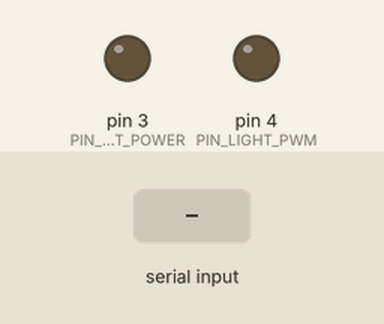
Simulated run of this sketch. Board: Arduino Nano, built with avr-gcc and run on an emulated ATmega328P. On the bench: output pins drawn as LEDs (lit = HIGH). The inputs (shaded band) are chosen by the test bench. What the sketch prints to the serial monitor is not drawn.

Above: at 1.2 s.
1.3 s: "a" received over Serial
At 2.4 s:
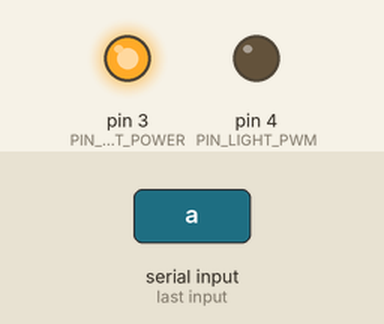
2.8 s: "p" received over Serial
At 4.0 s:
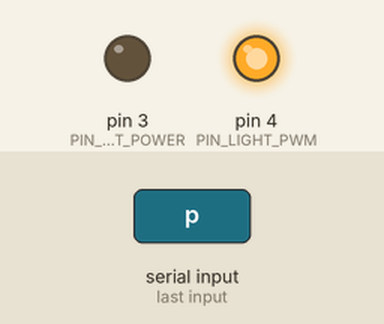
4.3 s: "r" received over Serial
At 5.3 s:
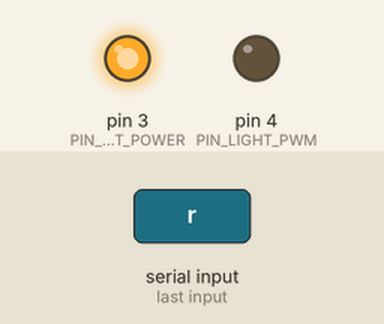
Timing chart, 0 to 7.3 s (numbered marks = the images above; inputs shaded):
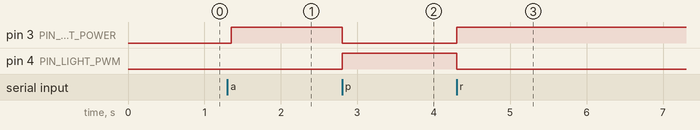

Measured:
- after the input at 1.3 s, pin 3 (PIN_LIGHT_POWER): LOW → HIGH after 0.05 s
- after the input at 2.8 s, pin 3 (PIN_LIGHT_POWER): HIGH → LOW at once; pin 4 (PIN_LIGHT_PWM): LOW → HIGH at once
- after the input at 4.3 s, pin 3 (PIN_LIGHT_POWER): LOW → HIGH at once; pin 4 (PIN_LIGHT_PWM): HIGH → LOW at once

The sketch:

LightControllerTest.ino
```cpp
#include <Arduino.h>

#include "LightController.h"

namespace {

LightController light;
uint32_t lastPrintMs = 0;

void printState() {
  Serial.print(F("autoMode="));
  Serial.print(light.isAutoMode() ? F("ON") : F("OFF"));
  Serial.print(F(", brightness="));
  Serial.print(light.getCurrentBrightness());
  Serial.print(F(", powerOn="));
  Serial.print(light.isPowerOn() ? F("ON") : F("OFF"));
  Serial.print(F(", hardPowerOff="));
  Serial.println(light.isHardPowerOffActive() ? F("ON") : F("OFF"));
}

void handleSerialCommand() {
  if (!Serial.available()) {
    return;
  }

  const char command = static_cast<char>(Serial.read());
  if (command == 'a') {
    light.setAutoMode(true);
    light.startArduinoDimJob(100, 5000UL);
  } else if (command == 'h') {
    light.setAutoMode(false);
  } else if (command == '1') {
    light.applyManualOnOff(true);
  } else if (command == '0') {
    light.applyManualOnOff(false);
  } else if (command == 'b') {
    light.applyManualBrightness(25);
  } else if (command == 'n') {
    light.applyManualBrightness(75);
  } else if (command == 'd') {
    light.startHADimJob(100, 10000UL);
  } else if (command == 'x') {
    light.startHADimJob(0, 10000UL);
  } else if (command == 'p') {
    light.applyHardPowerOff(true);
  } else if (command == 'r') {
    light.applyHardPowerOff(false);
  }

  printState();
}

}  // namespace

void setup() {
  Serial.begin(115200);
  while (!Serial && millis() < 4000) {
  }

  light.begin();
  light.setAutoMode(false);

  Serial.println(F("LightControllerTest ready."));
  Serial.println(F("Commands: a=auto mode+auto ramp, h=HA mode, 1=on, 0=off, b=25%, n=75%, d=HA ramp up, x=HA ramp down, p=hard power off, r=release hard power off"));
  printState();
}

void loop() {
  const uint32_t nowMs = millis();
  light.update(nowMs);
  handleSerialCommand();

  if (nowMs - lastPrintMs >= 1000UL) {
    lastPrintMs = nowMs;
    printState();
  }
}
```

LightController.cpp
```cpp
#include "LightController.h"

#include "Config.h"

namespace {

uint8_t clampPercent(uint8_t value) {
  return value > 100 ? 100 : value;
}

}  // namespace

void LightController::begin() {
  pinMode(PIN_LIGHT_PWM, OUTPUT);
  pinMode(PIN_LIGHT_POWER, OUTPUT);

  currentBrightnessPercent_ = 0;
  lastNonZeroBrightnessPercent_ = 100;
  hardPowerOffActive_ = false;

  activeDimJob_.active = false;
  applyOutput();
}

void LightController::update(uint32_t nowMs) {
  if (activeDimJob_.active) {
    if (activeDimJob_.durationMs == 0) {
      setBrightnessInternal(activeDimJob_.targetPercent);
      stopDimJob();
    } else {
      const uint32_t elapsed = nowMs - activeDimJob_.startMs;
      if (elapsed >= activeDimJob_.durationMs) {
        setBrightnessInternal(activeDimJob_.targetPercent);
        stopDimJob();
      } else {
        const float progress = static_cast<float>(elapsed) / static_cast<float>(activeDimJob_.durationMs);
        const int16_t start = activeDimJob_.startPercent;
        const int16_t delta = static_cast<int16_t>(activeDimJob_.targetPercent) - start;
        const int16_t interpolated = static_cast<int16_t>(start + (delta * progress));
        setBrightnessInternal(static_cast<uint8_t>(constrain(interpolated, 0, 100)));
      }
    }
  }

  applyOutput();
}

void LightController::setAutoMode(bool enabled) {
  if (lightAutoMode_ == enabled) {
    return;
  }

  lightAutoMode_ = enabled;
  stopDimJob();
}

bool LightController::isAutoMode() const {
  return lightAutoMode_;
}

void LightController::applyManualBrightness(uint8_t percent) {
  const uint8_t clamped = clampPercent(percent);
  setBrightnessInternal(clamped);
  stopDimJob();
  applyOutput();
}

void LightController::applyManualOnOff(bool on) {
  if (lightAutoMode_) {
    // In Arduino auto mode, HA ON/OFF commands are ignored by design.
    return;
  }

  if (on) {
    const uint8_t resumePercent = (currentBrightnessPercent_ > 0) ? currentBrightnessPercent_ : lastNonZeroBrightnessPercent_;
    applyManualBrightness(resumePercent);
  } else {
    applyManualBrightness(0);
  }
}

void LightController::applyHardPowerOff(bool off) {
  hardPowerOffActive_ = off;
  applyOutput();
}

void LightController::startArduinoDimJob(uint8_t targetPercent, uint32_t durationMs) {
  if (!lightAutoMode_) {
    // Arduino schedule is inactive while HA is control source.
    return;
  }

  startDimJob(ARDUINO_AUTO_SOURCE, targetPercent, durationMs);
}

void LightController::startHADimJob(uint8_t targetPercent, uint32_t durationMs) {
  if (lightAutoMode_) {
    // HA dim jobs are ignored while Arduino auto schedule is active.
    return;
  }

  startDimJob(HA_CONTROL_SOURCE, targetPercent, durationMs);
}

uint8_t LightController::getCurrentBrightness() const {
  return currentBrightnessPercent_;
}

bool LightController::isPowerOn() const {
  return !hardPowerOffActive_ && currentBrightnessPercent_ > 0;
}

bool LightController::isHardPowerOffActive() const {
  return hardPowerOffActive_;
}

uint8_t LightController::brightnessToPwm(uint8_t percent) const {
  if (percent == 0) {
    return PWM_SIGNAL_OFF;
  }

  const long mapped = map(percent, 1, 100, PWM_DARKEST_STABLE, PWM_FULL_ON);
  return static_cast<uint8_t>(constrain(mapped, PWM_FULL_ON, PWM_DARKEST_STABLE));
}

void LightController::setBrightnessInternal(uint8_t percent) {
  const uint8_t clamped = clampPercent(percent);
  currentBrightnessPercent_ = clamped;
  if (clamped > 0) {
    lastNonZeroBrightnessPercent_ = clamped;
  }
}

void LightController::startDimJob(LightControlSource source, uint8_t targetPercent, uint32_t durationMs) {
  const uint8_t clamped = clampPercent(targetPercent);

  activeDimJob_.active = true;
  activeDimJob_.source = source;
  activeDimJob_.startPercent = currentBrightnessPercent_;
  activeDimJob_.targetPercent = clamped;
  activeDimJob_.startMs = millis();
  activeDimJob_.durationMs = durationMs;
}

void LightController::stopDimJob() {
  activeDimJob_.active = false;
}

void LightController::applyOutput() {
  const bool powerOn = !hardPowerOffActive_ && currentBrightnessPercent_ > 0;
  const uint8_t targetPwm = powerOn ? brightnessToPwm(currentBrightnessPercent_) : PWM_SIGNAL_OFF;

  const bool powerPinState = powerOn;
  if (powerPinState != lastAppliedPowerPin_) {
    digitalWrite(PIN_LIGHT_POWER, powerPinState ? HIGH : LOW);
    lastAppliedPowerPin_ = powerPinState;
  }

  if (targetPwm != lastAppliedPwm_) {
    analogWrite(PIN_LIGHT_PWM, targetPwm);
    lastAppliedPwm_ = targetPwm;
  }
}
```

LightController.h
```cpp
#pragma once

#include <Arduino.h>

enum LightControlSource : uint8_t {
  ARDUINO_AUTO_SOURCE = 0,
  HA_CONTROL_SOURCE = 1
};

class LightController {
public:
  void begin();
  void update(uint32_t nowMs);

  void setAutoMode(bool enabled);
  bool isAutoMode() const;

  void applyManualBrightness(uint8_t percent);
  void applyManualOnOff(bool on);
  void applyHardPowerOff(bool off);

  void startArduinoDimJob(uint8_t targetPercent, uint32_t durationMs);
  void startHADimJob(uint8_t targetPercent, uint32_t durationMs);

  uint8_t getCurrentBrightness() const;
  bool isPowerOn() const;
  bool isHardPowerOffActive() const;

private:
  struct DimJob {
    bool active;
    LightControlSource source;
    uint8_t startPercent;
    uint8_t targetPercent;
    uint32_t startMs;
    uint32_t durationMs;
  };

  uint8_t brightnessToPwm(uint8_t percent) const;
  void setBrightnessInternal(uint8_t percent);
  void startDimJob(LightControlSource source, uint8_t targetPercent, uint32_t durationMs);
  void stopDimJob();
  void applyOutput();

  bool lightAutoMode_ = true;
  bool hardPowerOffActive_ = false;

  uint8_t currentBrightnessPercent_ = 0;
  uint8_t lastNonZeroBrightnessPercent_ = 100;

  uint8_t lastAppliedPwm_ = 255;
  bool lastAppliedPowerPin_ = false;

  DimJob activeDimJob_{};
};
```

Config.h
```cpp
#pragma once

#include <Arduino.h>

// Pin mapping (Arduino Nano 33 IoT)
constexpr uint8_t PIN_SHT_ALERT = 7;
constexpr uint8_t PIN_FAN_SWITCH = 2;
constexpr uint8_t PIN_FAN_TACH = A1;
constexpr uint8_t PIN_LIGHT_PWM = 4;
constexpr uint8_t PIN_LIGHT_POWER = 3;
constexpr uint8_t PIN_SOIL_SENSOR = A0;

// Runtime timings
constexpr uint32_t SOIL_PUBLISH_INTERVAL_MS = 10000UL;
constexpr uint32_t TEMP_HUM_PUBLISH_INTERVAL_MS = 60000UL;
constexpr uint32_t FAN_RPM_PUBLISH_INTERVAL_MS = 30000UL;
constexpr uint32_t SHT_STATUS_POLL_INTERVAL_MS = 5000UL;
constexpr uint32_t WIFI_RECONNECT_INTERVAL_MS = 10000UL;
constexpr uint32_t NTP_RETRY_INTERVAL_MS = 60000UL;
constexpr uint32_t MQTT_FALLBACK_TIMEOUT_MS = 600000UL;  // 10 minutes
constexpr uint32_t NTP_RESYNC_INTERVAL_MS = 86400000UL;  // 24 hours

// Light PWM behavior
constexpr uint8_t PWM_FULL_ON = 0;
constexpr uint8_t PWM_DARKEST_STABLE = 120;
constexpr uint8_t PWM_OFF_THRESHOLD = 160;
constexpr uint8_t PWM_SIGNAL_OFF = 255;

// Persistent configuration defaults
constexpr uint16_t CONFIG_SCHEMA_VERSION = 1;

constexpr float DEFAULT_TEMP_HIGH_SET = 30.0f;
constexpr float DEFAULT_TEMP_HIGH_CLEAR = 28.0f;
constexpr float DEFAULT_TEMP_LOW_SET = 18.0f;
constexpr float DEFAULT_TEMP_LOW_CLEAR = 20.0f;

constexpr float DEFAULT_HUM_HIGH_SET = 85.0f;
constexpr float DEFAULT_HUM_HIGH_CLEAR = 80.0f;
constexpr float DEFAULT_HUM_LOW_SET = 35.0f;
constexpr float DEFAULT_HUM_LOW_CLEAR = 40.0f;

constexpr uint16_t DEFAULT_LIGHT_ON_TIME_MINUTES = 8 * 60;
constexpr uint16_t DEFAULT_LIGHT_OFF_TIME_MINUTES = 20 * 60;
constexpr uint16_t DEFAULT_LIGHT_DIM_MINUTES = 30;

constexpr bool DEFAULT_FAN_AUTO_MODE = true;
constexpr bool DEFAULT_LIGHT_AUTO_MODE = true;

constexpr int16_t DEFAULT_SOIL_AIR = 3000;
constexpr int16_t DEFAULT_SOIL_WATER = 1500;
constexpr int16_t DEFAULT_SOIL_DEPTH_MM = 50;
```
